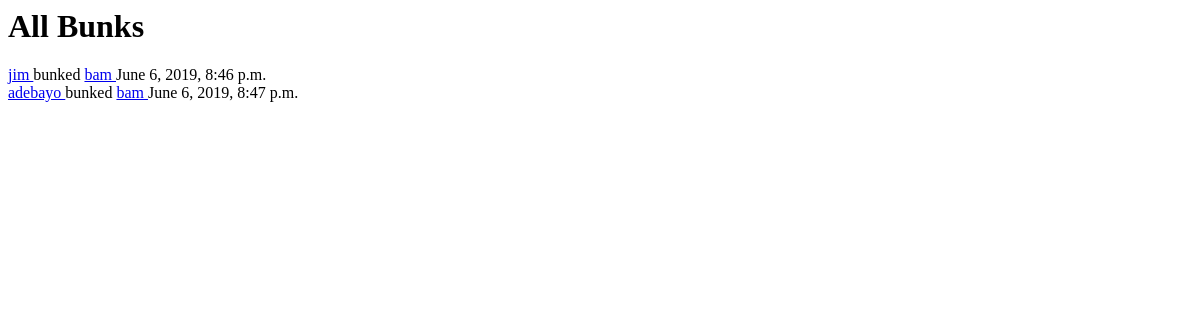
The app's page /bunk/all_bunks/, older data.
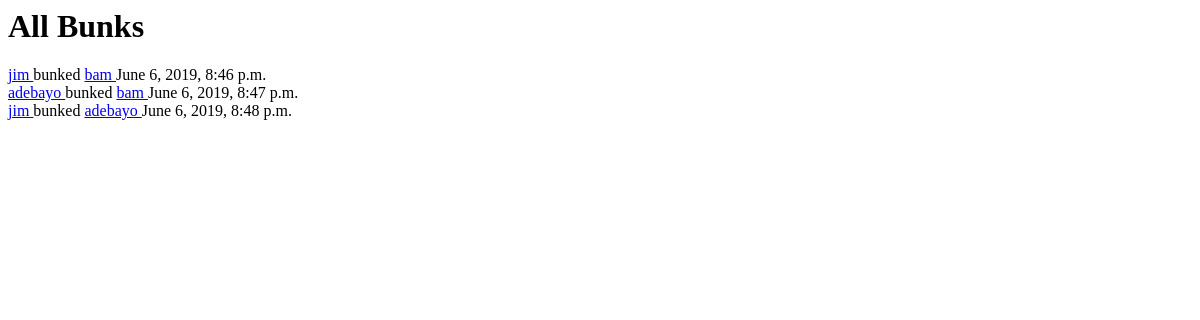
The same page, newer data.
### bunk/models.py (models this page shows, shortened)
class Bunk(models.Model):
    bunker = models.ForeignKey(Person, on_delete=models.CASCADE, related_name='bunks_out')
    bunkee = models.ForeignKey(Person, on_delete=models.CASCADE, related_name='bunks_in')
    time = models.DateTimeField(auto_now_add=True)

class Person(models.Model):
    name = models.CharField(max_length=200)

### bunk/views.py (the view)
def all_bunks(request):
    return render(request,'bunk/all_bunks.html',{'all_bunks':Bunk.objects.all()})

### bunk/templates/bunk/all_bunks.html (shortened to what this page needs)
<h1> All Bunks </h1>
{% for choice in all_bunks %}
    <a href="/bunk/user{{choice.bunker.pk}}"> {{choice.bunker.name}} </a> bunked
    <a href="/bunk/user{{choice.bunkee.pk}}"> {{choice.bunkee.name}}
    </a> {{choice.time}}
{% endfor %}

Row changes from the older to the newer data that the page shows:
added Bunk: bunker.name "jim", bunkee.name "adebayo", time "June 6, 2019, 8:48 p.m."
